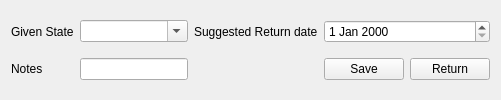
                 <widget class="QWidget" name="page_5">
                  <layout class="QGridLayout" name="gridLayout_19">
                   <item row="0" column="2" alignment="Qt::AlignHCenter">
                    <widget class="QLabel" name="label_24">
                     <property name="maximumSize">
                      <size>
                       <width>125</width>
                       <height>16777215</height>
                      </size>
                     </property>
                     <property name="text">
                      <string>Suggested Return date</string>
                     </property>
                    </widget>
                   </item>
                   <item row="0" column="3" colspan="2">
                    <widget class="QDateEdit" name="AssetsAddingPage_suggsestedReturnTime_date_2">
                     <property name="maximumSize">
                      <size>
                       <width>300</width>
                       <height>16777215</height>
                      </size>
                     </property>
                    </widget>
                   </item>
                   <item row="2" column="0">
                    <widget class="QLabel" name="label_11">
                     <property name="text">
                      <string>Notes</string>
                     </property>
                    </widget>
                   </item>
                   <item row="2" column="1">
                    <widget class="QLineEdit" name="AssetsEditPage_note_txt_">
                     <property name="text">
                      <string/>
                     </property>
                    </widget>
                   </item>
                   <item row="2" column="3">
                    <widget class="QPushButton" name="AssetsEditPage_save_butt_">
                     <property name="maximumSize">
                      <size>
                       <width>80</width>
                       <height>16777215</height>
                      </size>
                     </property>
                     <property name="text">
                      <string>Save</string>
                     </property>
                    </widget>
                   </item>
                   <item row="2" column="4">
                    <widget class="QPushButton" name="AssetsEditPage_return_butt_">
                     <property name="maximumSize">
                      <size>
                       <width>80</width>
                       <height>16777215</height>
                      </size>
                     </property>
                     <property name="text">
                      <string>Return</string>
                     </property>
                    </widget>
                   </item>
                   <item row="0" column="1">
                    <widget class="QComboBox" name="AssetsEditPage_GivenState_enum_">
                     <property name="maximumSize">
                      <size>
                       <width>300</width>
                       <height>16777215</height>
                      </size>
                     </property>
                     <property name="editable">
                      <bool>true</bool>
                     </property>
                    </widget>
                   </item>
                   <item row="0" column="0">
                    <widget class="QLabel" name="label_27">
                     <property name="maximumSize">
                      <size>
                       <width>125</width>
                       <height>16777215</height>
                      </size>
                     </property>
                     <property name="text">
                      <string>Given State</string>
                     </property>
                    </widget>
                   </item>
                  </layout>
                 </widget>
